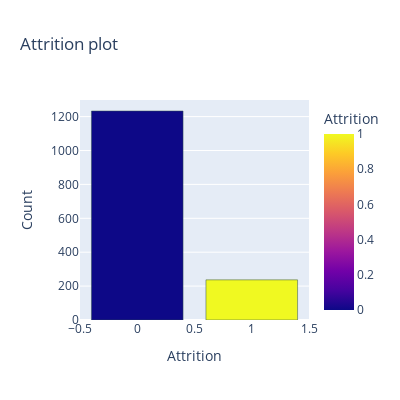

This figure's notebook cell:
### Code cell
value_counts = data['Attrition'].value_counts().reset_index()
value_counts.columns = ['Attrition', 'Count']
bar_chart_fig = px.bar(value_counts, x='Attrition', y='Count',
                       labels={'Attrition': 'Attrition', 'Count': 'Count'},
                       title='Attrition plot',
                       color='Attrition',
                       color_discrete_map={'Yes': 'blue', 'No': '#FECB52'})
bar_chart_fig.update_traces(marker=dict(line=dict(width=.5, color='DarkSlateGray')))
bar_chart_fig.update_layout(height=400, width=400)

### Figure 1 — Plotly figure (JSON) as saved in the notebook; plotly's stock layout.template omitted (floating-point values rounded to 4 significant figures)
{"data": [{"alignmentgroup": "True", "hovertemplate": "Attrition=%{marker.color}<br>Count=%{y}<extra></extra>", "legendgroup": "", "marker": {"color": [0, 1], "coloraxis": "coloraxis", "line": {"color": "DarkSlateGray", "width": 0.5}, "pattern": {"shape": ""}}, "name": "", "offsetgroup": "", "orientation": "v", "showlegend": false, "textposition": "auto", "type": "bar", "x": [0, 1], "xaxis": "x", "y": [1233, 237], "yaxis": "y"}], "layout": {"barmode": "relative", "coloraxis": {"colorbar": {"title": {"text": "Attrition"}}, "colorscale": [[0, "#0d0887"], [0.1111, "#46039f"], [0.2222, "#7201a8"], [0.3333, "#9c179e"], [0.4444, "#bd3786"], [0.5556, "#d8576b"], [0.6667, "#ed7953"], [0.7778, "#fb9f3a"], [0.8889, "#fdca26"], [1, "#f0f921"]]}, "height": 400, "legend": {"tracegroupgap": 0}, "title": {"text": "Attrition plot"}, "width": 400, "xaxis": {"anchor": "y", "domain": [0, 1], "title": {"text": "Attrition"}}, "yaxis": {"anchor": "x", "domain": [0, 1], "title": {"text": "Count"}}}}
